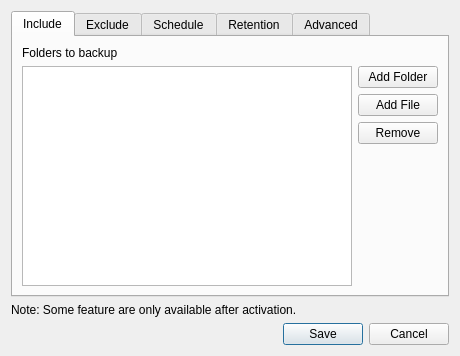
<?xml version="1.0" encoding="UTF-8"?>
<ui version="4.0">
 <class>BackupSettingsDialog</class>
 <widget class="QDialog" name="BackupSettingsDialog">
  <property name="geometry">
   <rect>
    <x>0</x>
    <y>0</y>
    <width>460</width>
    <height>356</height>
   </rect>
  </property>
  <property name="windowTitle">
   <string>Backup Settings</string>
  </property>
  <layout class="QVBoxLayout" name="verticalLayout">
   <item>
    <widget class="QTabWidget" name="tabWidget">
     <property name="currentIndex">
      <number>0</number>
     </property>
     <widget class="QWidget" name="tabWidgetPage1">
      <attribute name="title">
       <string>Include</string>
      </attribute>
      <layout class="QVBoxLayout" name="verticalLayout_2">
       <item>
        <layout class="QHBoxLayout" name="horizontalLayout">
         <item>
          <widget class="QLabel" name="label">
           <property name="text">
            <string>Folders to backup</string>
           </property>
          </widget>
         </item>
        </layout>
       </item>
       <item>
        <layout class="QHBoxLayout" name="horizontalLayout_5">
         <item>
          <widget class="QListWidget" name="paths_list_widget"/>
         </item>
         <item>
          <layout class="QVBoxLayout" name="verticalLayout_7">
           <item>
            <widget class="QPushButton" name="add_button">
             <property name="text">
              <string>Add Folder</string>
             </property>
            </widget>
           </item>
           <item>
            <widget class="QPushButton" name="add_file_button">
             <property name="text">
              <string>Add File</string>
             </property>
            </widget>
           </item>
           <item>
            <widget class="QPushButton" name="remove_button">
             <property name="text">
              <string>Remove</string>
             </property>
            </widget>
           </item>
           <item>
            <spacer name="verticalSpacer_3">
             <property name="orientation">
              <enum>Qt::Vertical</enum>
             </property>
             <property name="sizeHint" stdset="0">
              <size>
               <width>20</width>
               <height>40</height>
              </size>
             </property>
            </spacer>
           </item>
          </layout>
         </item>
        </layout>
       </item>
      </layout>
     </widget>
     <widget class="QWidget" name="tabWidgetPage2">
      <attribute name="title">
       <string>Exclude</string>
      </attribute>
      <layout class="QVBoxLayout" name="verticalLayout_3">
       <item>
        <layout class="QHBoxLayout" name="horizontalLayout_4">
         <item>
          <widget class="QLabel" name="label_4">
           <property name="text">
            <string>Exclude Rules</string>
           </property>
          </widget>
         </item>
        </layout>
       </item>
       <item>
        <layout class="QHBoxLayout" name="horizontalLayout_9">
         <item>
          <widget class="QListWidget" name="exclude_rules_list_widget"/>
         </item>
         <item>
          <layout class="QVBoxLayout" name="verticalLayout_9">
           <item>
            <widget class="QPushButton" name="add_exclude_rule">
             <property name="text">
              <string>Add</string>
             </property>
            </widget>
           </item>
           <item>
            <widget class="QPushButton" name="remove_exclude_rule">
             <property name="text">
              <string>Remove</string>
             </property>
            </widget>
           </item>
           <item>
            <spacer name="verticalSpacer_4">
             <property name="orientation">
              <enum>Qt::Vertical</enum>
             </property>
             <property name="sizeHint" stdset="0">
              <size>
               <width>20</width>
               <height>40</height>
              </size>
             </property>
            </spacer>
           </item>
          </layout>
         </item>
        </layout>
       </item>
      </layout>
     </widget>
     <widget class="QWidget" name="tabWidgetPage3">
      <attribute name="title">
       <string>Schedule</string>
      </attribute>
      <layout class="QVBoxLayout" name="verticalLayout_4">
       <item>
        <layout class="QHBoxLayout" name="horizontalLayout_2">
         <item>
          <widget class="QRadioButton" name="manual_radio_button">
           <property name="minimumSize">
            <size>
             <width>0</width>
             <height>0</height>
            </size>
           </property>
           <property name="maximumSize">
            <size>
             <width>16777215</width>
             <height>16777215</height>
            </size>
           </property>
           <property name="text">
            <string>Backup manually</string>
           </property>
           <property name="checked">
            <bool>true</bool>
           </property>
          </widget>
         </item>
        </layout>
       </item>
       <item>
        <layout class="QHBoxLayout" name="horizontalLayout_3">
         <item>
          <widget class="QRadioButton" name="backup_every_radio_button">
           <property name="text">
            <string>Backup every</string>
           </property>
          </widget>
         </item>
         <item>
          <widget class="QSpinBox" name="hourly_spinbox">
           <property name="minimum">
            <number>1</number>
           </property>
           <property name="maximum">
            <number>99</number>
           </property>
          </widget>
         </item>
         <item>
          <widget class="QLabel" name="label_2">
           <property name="text">
            <string>hours at</string>
           </property>
          </widget>
         </item>
         <item>
          <widget class="QSpinBox" name="mins_spinbox">
           <property name="maximum">
            <number>59</number>
           </property>
          </widget>
         </item>
         <item>
          <widget class="QLabel" name="label_3">
           <property name="text">
            <string>mins past the hour</string>
           </property>
          </widget>
         </item>
         <item>
          <spacer name="horizontalSpacer">
           <property name="orientation">
            <enum>Qt::Horizontal</enum>
           </property>
           <property name="sizeHint" stdset="0">
            <size>
             <width>40</width>
             <height>20</height>
            </size>
           </property>
          </spacer>
         </item>
        </layout>
       </item>
       <item>
        <layout class="QHBoxLayout" name="horizontalLayout_10">
         <item>
          <widget class="QRadioButton" name="daily_radio_button">
           <property name="minimumSize">
            <size>
             <width>0</width>
             <height>0</height>
            </size>
           </property>
           <property name="maximumSize">
            <size>
             <width>16777215</width>
             <height>16777215</height>
            </size>
           </property>
           <property name="text">
            <string>Backup daily at</string>
           </property>
          </widget>
         </item>
         <item>
          <widget class="QTimeEdit" name="schedule_time_edit"/>
         </item>
         <item>
          <spacer name="horizontalSpacer_5">
           <property name="orientation">
            <enum>Qt::Horizontal</enum>
           </property>
           <property name="sizeHint" stdset="0">
            <size>
             <width>40</width>
             <height>20</height>
            </size>
           </property>
          </spacer>
         </item>
        </layout>
       </item>
       <item>
        <layout class="QHBoxLayout" name="horizontalLayout_6">
         <item>
          <widget class="QCheckBox" name="mon_checkbox">
           <property name="text">
            <string>Mon</string>
           </property>
           <property name="checked">
            <bool>false</bool>
           </property>
          </widget>
         </item>
         <item>
          <widget class="QCheckBox" name="tue_checkbox">
           <property name="text">
            <string>Tue</string>
           </property>
           <property name="checked">
            <bool>false</bool>
           </property>
          </widget>
         </item>
         <item>
          <widget class="QCheckBox" name="wed_checkbox">
           <property name="text">
            <string>Wed</string>
           </property>
           <property name="checked">
            <bool>false</bool>
           </property>
          </widget>
         </item>
         <item>
          <widget class="QCheckBox" name="thu_checkbox">
           <property name="text">
            <string>Thu</string>
           </property>
           <property name="checked">
            <bool>false</bool>
           </property>
          </widget>
         </item>
         <item>
          <widget class="QCheckBox" name="fri_checkbox">
           <property name="text">
            <string>Fri</string>
           </property>
           <property name="checked">
            <bool>false</bool>
           </property>
          </widget>
         </item>
         <item>
          <widget class="QCheckBox" name="sat_checkbox">
           <property name="text">
            <string>Sat</string>
           </property>
           <property name="checked">
            <bool>false</bool>
           </property>
          </widget>
         </item>
         <item>
          <widget class="QCheckBox" name="sun_checkbox">
           <property name="text">
            <string>Sun</string>
           </property>
           <property name="checked">
            <bool>false</bool>
           </property>
          </widget>
         </item>
         <item>
          <spacer name="horizontalSpacer_6">
           <property name="orientation">
            <enum>Qt::Horizontal</enum>
           </property>
           <property name="sizeHint" stdset="0">
            <size>
             <width>40</width>
             <height>20</height>
            </size>
           </property>
          </spacer>
         </item>
        </layout>
       </item>
       <item>
        <spacer name="verticalSpacer">
         <property name="orientation">
          <enum>Qt::Vertical</enum>
         </property>
         <property name="sizeHint" stdset="0">
          <size>
           <width>20</width>
           <height>40</height>
          </size>
         </property>
        </spacer>
       </item>
      </layout>
     </widget>
     <widget class="QWidget" name="tabWidgetPage4">
      <attribute name="title">
       <string>Retention</string>
      </attribute>
      <layout class="QVBoxLayout" name="verticalLayout_5">
       <item>
        <widget class="QRadioButton" name="forever_radio_button">
         <property name="minimumSize">
          <size>
           <width>0</width>
           <height>0</height>
          </size>
         </property>
         <property name="maximumSize">
          <size>
           <width>16777215</width>
           <height>16777215</height>
          </size>
         </property>
         <property name="text">
          <string>Retain forever</string>
         </property>
         <property name="checked">
          <bool>true</bool>
         </property>
        </widget>
       </item>
       <item>
        <layout class="QHBoxLayout" name="horizontalLayout_11">
         <item>
          <widget class="QRadioButton" name="keep_last_radio_button">
           <property name="minimumSize">
            <size>
             <width>0</width>
             <height>0</height>
            </size>
           </property>
           <property name="maximumSize">
            <size>
             <width>16777215</width>
             <height>16777215</height>
            </size>
           </property>
           <property name="toolTip">
            <string>&lt;html&gt;&lt;head/&gt;&lt;body&gt;&lt;p&gt;Delete previous versions that are older than the specified number of days.&lt;/p&gt;&lt;/body&gt;&lt;/html&gt;</string>
           </property>
           <property name="text">
            <string>Keep last (days): </string>
           </property>
          </widget>
         </item>
         <item>
          <widget class="QSpinBox" name="days_spin_box">
           <property name="maximum">
            <number>1000</number>
           </property>
          </widget>
         </item>
         <item>
          <spacer name="horizontalSpacer_7">
           <property name="orientation">
            <enum>Qt::Horizontal</enum>
           </property>
           <property name="sizeHint" stdset="0">
            <size>
             <width>40</width>
             <height>20</height>
            </size>
           </property>
          </spacer>
         </item>
        </layout>
       </item>
       <item>
        <spacer name="verticalSpacer_2">
         <property name="orientation">
          <enum>Qt::Vertical</enum>
         </property>
         <property name="sizeHint" stdset="0">
          <size>
           <width>20</width>
           <height>40</height>
          </size>
         </property>
        </spacer>
       </item>
      </layout>
     </widget>
     <widget class="QWidget" name="tabWidgetPage5">
      <attribute name="title">
       <string>Advanced</string>
      </attribute>
      <layout class="QVBoxLayout" name="verticalLayout_6">
       <item>
        <layout class="QHBoxLayout" name="horizontalLayout_8">
         <item>
          <widget class="QLabel" name="label_6">
           <property name="minimumSize">
            <size>
             <width>140</width>
             <height>0</height>
            </size>
           </property>
           <property name="text">
            <string>Backup name:</string>
           </property>
          </widget>
         </item>
         <item>
          <widget class="QLineEdit" name="backup_name_line_edit"/>
         </item>
        </layout>
       </item>
       <item>
        <layout class="QHBoxLayout" name="horizontalLayout_7">
         <item>
          <widget class="QLabel" name="label_5">
           <property name="minimumSize">
            <size>
             <width>140</width>
             <height>0</height>
            </size>
           </property>
           <property name="maximumSize">
            <size>
             <width>140</width>
             <height>16777215</height>
            </size>
           </property>
           <property name="text">
            <string>Thread count: </string>
           </property>
          </widget>
         </item>
         <item>
          <widget class="QSpinBox" name="thread_count_spin_box">
           <property name="minimum">
            <number>1</number>
           </property>
           <property name="maximum">
            <number>999999999</number>
           </property>
          </widget>
         </item>
         <item>
          <widget class="QLabel" name="label_9">
           <property name="text">
            <string>Threads</string>
           </property>
          </widget>
         </item>
        </layout>
       </item>
       <item>
        <layout class="QHBoxLayout" name="horizontalLayout_14">
         <item>
          <widget class="QLabel" name="label_7">
           <property name="minimumSize">
            <size>
             <width>140</width>
             <height>0</height>
            </size>
           </property>
           <property name="maximumSize">
            <size>
             <width>140</width>
             <height>16777215</height>
            </size>
           </property>
           <property name="text">
            <string>Compression level:</string>
           </property>
          </widget>
         </item>
         <item>
          <widget class="QSpinBox" name="compression_level_spin_box">
           <property name="minimum">
            <number>-5</number>
           </property>
           <property name="maximum">
            <number>22</number>
           </property>
          </widget>
         </item>
         <item>
          <widget class="QLabel" name="label_11">
           <property name="text">
            <string>Zstandard level</string>
           </property>
          </widget>
         </item>
        </layout>
       </item>
       <item>
        <spacer name="verticalSpacer_5">
         <property name="orientation">
          <enum>Qt::Vertical</enum>
         </property>
         <property name="sizeHint" stdset="0">
          <size>
           <width>20</width>
           <height>40</height>
          </size>
         </property>
        </spacer>
       </item>
      </layout>
     </widget>
    </widget>
   </item>
   <item>
    <widget class="QLabel" name="activation_label">
     <property name="text">
      <string>Note: Some feature are only available after activation.</string>
     </property>
    </widget>
   </item>
   <item>
    <widget class="QDialogButtonBox" name="buttonBox">
     <property name="orientation">
      <enum>Qt::Horizontal</enum>
     </property>
     <property name="standardButtons">
      <set>QDialogButtonBox::Cancel|QDialogButtonBox::Save</set>
     </property>
    </widget>
   </item>
  </layout>
 </widget>
 <resources/>
 <connections>
  <connection>
   <sender>buttonBox</sender>
   <signal>accepted()</signal>
   <receiver>BackupSettingsDialog</receiver>
   <slot>accept()</slot>
   <hints>
    <hint type="sourcelabel">
     <x>248</x>
     <y>254</y>
    </hint>
    <hint type="destinationlabel">
     <x>157</x>
     <y>274</y>
    </hint>
   </hints>
  </connection>
  <connection>
   <sender>buttonBox</sender>
   <signal>rejected()</signal>
   <receiver>BackupSettingsDialog</receiver>
   <slot>reject()</slot>
   <hints>
    <hint type="sourcelabel">
     <x>316</x>
     <y>260</y>
    </hint>
    <hint type="destinationlabel">
     <x>286</x>
     <y>274</y>
    </hint>
   </hints>
  </connection>
 </connections>
</ui>
